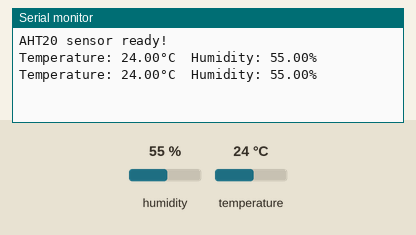
This sketch was run on a simulated ESP32. On the bench: the last lines printed to the serial monitor. Inputs (shaded band) come from the test bench; at power-on: humidity 55 %, temperature 24 °C.

Above: at 2.8 s.
2.9 s: humidity set to 22 %
At 5.3 s:
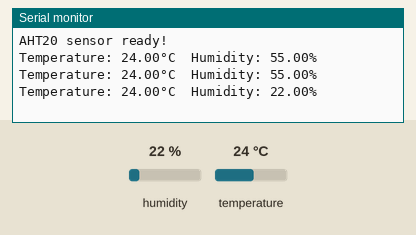
5.6 s: temperature set to 12 °C
At 7.4 s:
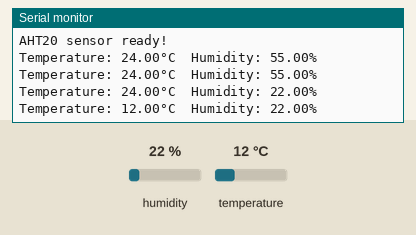
8.3 s: humidity set to 40 %
At 8.3 s:
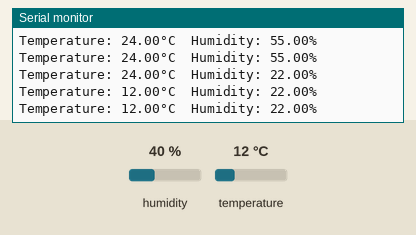
Timing chart, 0 to 11.3 s (numbered marks = the images above; inputs shaded):
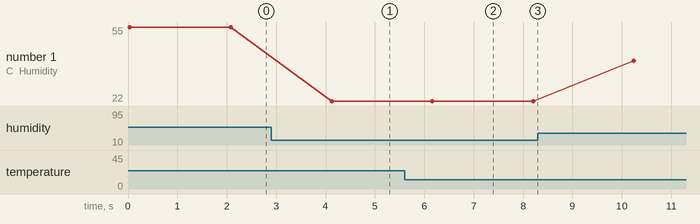

The sketch:

Temp_humid_BME.ino
```cpp
#include <Wire.h>
#include "AHT20.h"

// I2C Pins
#define I2C_SDA 21
#define I2C_SCL 22

AHT20 aht;

void setup() {
  Serial.begin(115200);
  Wire.begin(I2C_SDA, I2C_SCL);

  // Initialize AHT20
  if(!aht.begin()) {
    Serial.println("Failed to initialize AHT20!");
    while(1);
  }
  Serial.println("AHT20 sensor ready!");
}

void loop() {
  // Read sensor data
  float temperature = aht.getTemperature();
  float humidity = aht.getHumidity();

  // Print readings
  Serial.printf("Temperature: %.2f°C\tHumidity: %.2f%%\n", temperature, humidity);

  delay(2000); // 2-second delay between readings
}
```

Measured:
- after the input at 2.9 s, the serial monitor: prints a new line after 1.2 s (image 1)
- after the input at 5.6 s, the serial monitor: prints a new line after 0.56 s (image 2)
- plotted number 1: 55 → 22 after the input at 2.9 s, 22 → 40 after the input at 8.3 s
